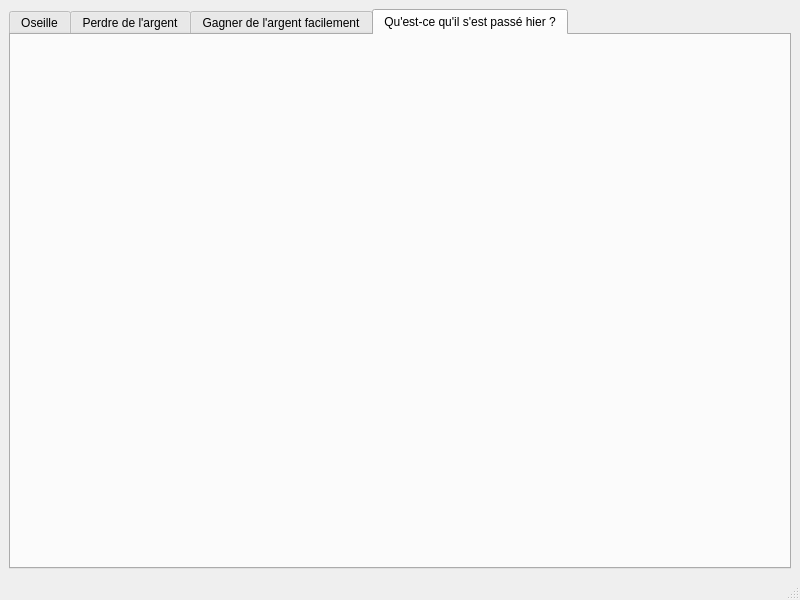
<?xml version="1.0" encoding="UTF-8"?>
<ui version="4.0">
 <class>MainWindow</class>
 <widget class="QMainWindow" name="MainWindow">
  <property name="geometry">
   <rect>
    <x>0</x>
    <y>0</y>
    <width>800</width>
    <height>600</height>
   </rect>
  </property>
  <property name="windowTitle">
   <string>Discorn (non)</string>
  </property>
  <widget class="QWidget" name="centralwidget">
   <layout class="QGridLayout" name="gridLayout">
    <item row="0" column="0">
     <widget class="QTabWidget" name="tabWidget">
      <property name="currentIndex">
       <number>3</number>
      </property>
      <widget class="QWidget" name="tab">
       <attribute name="title">
        <string>Oseille</string>
       </attribute>
      </widget>
      <widget class="QWidget" name="tab_2">
       <attribute name="title">
        <string>Perdre de l'argent</string>
       </attribute>
      </widget>
      <widget class="QWidget" name="tab_3">
       <attribute name="title">
        <string>Gagner de l'argent facilement</string>
       </attribute>
      </widget>
      <widget class="QWidget" name="tab_4">
       <attribute name="title">
        <string>Qu'est-ce qu'il s'est passé hier ?</string>
       </attribute>
      </widget>
     </widget>
    </item>
   </layout>
  </widget>
  <widget class="QMenuBar" name="menubar">
   <property name="geometry">
    <rect>
     <x>0</x>
     <y>0</y>
     <width>800</width>
     <height>30</height>
    </rect>
   </property>
  </widget>
  <widget class="QStatusBar" name="statusbar"/>
 </widget>
 <resources/>
 <connections/>
</ui>
